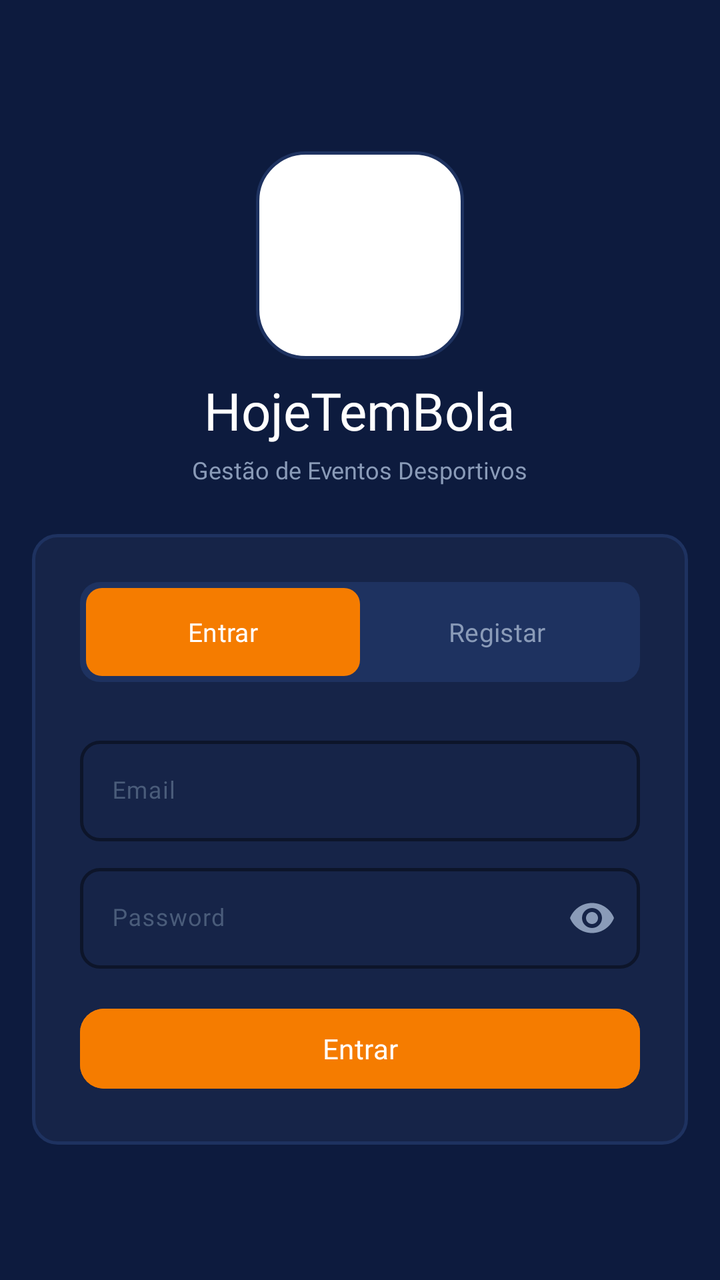
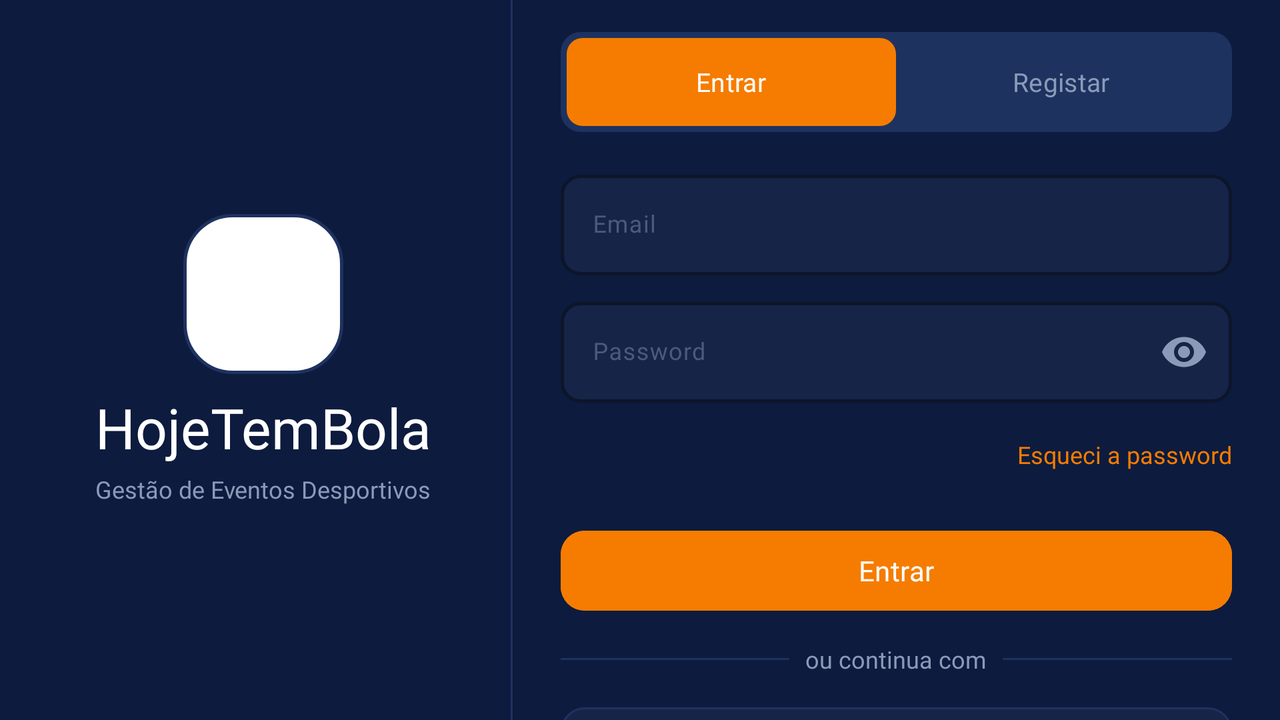

The same Android screen from two of the app's own layout files: first res/layout/ as a phone draws it, then the repository's variant for another configuration, drawn on a device whose configuration selects that folder. Both files follow.
<!-- AndroidManifest.xml: application theme Theme.HojeTemBola -->
<!-- res/layout/fragment_login.xml -->
<?xml version="1.0" encoding="utf-8"?>
<androidx.core.widget.NestedScrollView
    xmlns:android="http://schemas.android.com/apk/res/android"
    xmlns:app="http://schemas.android.com/apk/res-auto"
    android:layout_width="match_parent"
    android:layout_height="match_parent"
    android:background="@color/bg_primary"
    android:fillViewport="true">

    <LinearLayout
        android:layout_width="match_parent"
        android:layout_height="match_parent"
        android:gravity="center"
        android:orientation="vertical"
        android:paddingStart="@dimen/screen_padding"
        android:paddingEnd="@dimen/screen_padding"
        android:paddingTop="@dimen/spacing_xxl"
        android:paddingBottom="@dimen/spacing_xl">

        
        <FrameLayout
            android:layout_width="104dp"
            android:layout_height="104dp"
            android:layout_marginBottom="@dimen/spacing_sm"
            android:background="@drawable/bg_logo_container"
            android:clipChildren="true"
            android:padding="8dp">

            <ImageView
                android:layout_width="match_parent"
                android:layout_height="match_parent"
                android:contentDescription="@string/cd_logo_app"
                android:scaleType="centerCrop"
                android:src="@drawable/logo_htb" />

        </FrameLayout>

        <TextView
            android:layout_width="wrap_content"
            android:layout_height="wrap_content"
            android:fontFamily="@font/poppins_bold"
            android:text="@string/app_name"
            android:textColor="@color/text_primary"
            android:textSize="26sp" />

        <TextView
            android:layout_width="wrap_content"
            android:layout_height="wrap_content"
            android:layout_marginTop="@dimen/spacing_xs"
            android:fontFamily="@font/poppins_regular"
            android:gravity="center"
            android:text="@string/app_subtitle"
            android:textColor="@color/text_secondary"
            android:textSize="@dimen/text_body" />

        
        <LinearLayout
            android:layout_width="match_parent"
            android:layout_height="wrap_content"
            android:layout_marginTop="@dimen/spacing_xl"
            android:background="@drawable/bg_auth_card"
            android:orientation="vertical"
            android:padding="@dimen/spacing_xl">

            
            <LinearLayout
                android:layout_width="match_parent"
                android:layout_height="wrap_content"
                android:background="@drawable/bg_tab_container"
                android:padding="3dp">

                <com.google.android.material.tabs.TabLayout
                    android:id="@+id/tabLayout"
                    android:layout_width="match_parent"
                    android:layout_height="44dp"
                    android:background="@android:color/transparent"
                    app:tabBackground="@drawable/bg_tab_selector"
                    app:tabGravity="fill"
                    app:tabIndicatorHeight="0dp"
                    app:tabMode="fixed"
                    app:tabSelectedTextColor="@color/white"
                    app:tabTextAppearance="@style/TextAppearance.HojeTemBola.Tab"
                    app:tabTextColor="@color/text_secondary">

                    <com.google.android.material.tabs.TabItem
                        android:layout_width="wrap_content"
                        android:layout_height="wrap_content"
                        android:text="@string/entrar" />

                    <com.google.android.material.tabs.TabItem
                        android:layout_width="wrap_content"
                        android:layout_height="wrap_content"
                        android:text="@string/registar" />

                </com.google.android.material.tabs.TabLayout>

            </LinearLayout>

            
            <com.google.android.material.textfield.TextInputLayout
                android:id="@+id/tilEmail"
                style="@style/Widget.HojeTemBola.TextInputLayout"
                android:layout_width="match_parent"
                android:layout_height="wrap_content"
                android:layout_marginTop="@dimen/spacing_xl"
                android:hint="@string/email">

                <com.google.android.material.textfield.TextInputEditText
                    android:id="@+id/etEmail"
                    android:layout_width="match_parent"
                    android:layout_height="wrap_content"
                    android:fontFamily="@font/poppins_regular"
                    android:inputType="textEmailAddress"
                    android:maxLines="1"
                    android:textColor="@color/text_primary"
                    android:textSize="@dimen/text_body" />

            </com.google.android.material.textfield.TextInputLayout>

            
            <com.google.android.material.textfield.TextInputLayout
                android:id="@+id/tilPassword"
                style="@style/Widget.HojeTemBola.TextInputLayout"
                android:layout_width="match_parent"
                android:layout_height="wrap_content"
                android:layout_marginTop="@dimen/spacing_sm"
                android:hint="@string/password"
                app:endIconMode="password_toggle"
                app:endIconTint="@color/text_secondary">

                <com.google.android.material.textfield.TextInputEditText
                    android:id="@+id/etPassword"
                    android:layout_width="match_parent"
                    android:layout_height="wrap_content"
                    android:fontFamily="@font/poppins_regular"
                    android:inputType="textPassword"
                    android:maxLines="1"
                    android:textColor="@color/text_primary"
                    android:textSize="@dimen/text_body" />

            </com.google.android.material.textfield.TextInputLayout>

            
            <Button
                android:id="@+id/btnEntrar"
                style="@style/Widget.HojeTemBola.Button.Primary"
                android:layout_width="match_parent"
                android:layout_height="@dimen/button_height"
                android:layout_marginTop="@dimen/spacing_lg"
                android:text="@string/entrar" />

        </LinearLayout>
    </LinearLayout>

</androidx.core.widget.NestedScrollView>
<!-- resources referenced by this layout -->
<resources>
  <color name="bg_primary">#0D1B3E</color>
  <color name="text_primary">#FFFFFF</color>
  <color name="text_secondary">#8A9BB8</color>
  <color name="white">#FFFFFFFF</color>
  <dimen name="button_height">48dp</dimen>
  <dimen name="screen_padding">16dp</dimen>
  <dimen name="spacing_lg">16dp</dimen>
  <dimen name="spacing_sm">8dp</dimen>
  <dimen name="spacing_xl">24dp</dimen>
  <dimen name="spacing_xs">4dp</dimen>
  <dimen name="spacing_xxl">32dp</dimen>
  <dimen name="text_body">12sp</dimen>
  <!-- drawable bg_auth_card (drawable) -->
  <?xml version="1.0" encoding="utf-8"?>
  <shape xmlns:android="http://schemas.android.com/apk/res/android"
      android:shape="rectangle">
      <solid android:color="@color/bg_surface" />
      <stroke
          android:width="@dimen/border_width"
          android:color="@color/bg_border" />
      <corners android:radius="@dimen/card_radius" />
  </shape>
  <!-- drawable bg_logo_container (drawable) -->
  <?xml version="1.0" encoding="utf-8"?>
  <shape xmlns:android="http://schemas.android.com/apk/res/android"
      android:shape="rectangle">
      <corners android:radius="24dp" />
      <solid android:color="#FFFFFF" />
      <stroke
          android:width="1.5dp"
          android:color="#1E3260" />
  </shape>
  <!-- drawable bg_tab_container (drawable) -->
  <?xml version="1.0" encoding="utf-8"?>
  <shape xmlns:android="http://schemas.android.com/apk/res/android"
      android:shape="rectangle">
      <solid android:color="@color/bg_border" />
      <corners android:radius="@dimen/input_radius" />
  </shape>
  <string name="app_name">HojeTemBola</string>
  <string name="app_subtitle">Gestão de Eventos Desportivos</string>
  <string name="cd_logo_app">Logótipo HojeTemBola</string>
  <string name="email">Email</string>
  <string name="entrar">Entrar</string>
  <string name="password">Password</string>
  <string name="registar">Registar</string>
  <style name="TextAppearance.HojeTemBola.Tab" parent="TextAppearance.Material3.LabelLarge">
          <item name="fontFamily">@font/poppins_semi_bold</item>
          <item name="android:textSize">13sp</item>
          <item name="android:textAllCaps">false</item>
      </style>
  <style name="Widget.HojeTemBola.Button.Primary" parent="Widget.Material3.Button">
          <item name="android:backgroundTint">@color/orange</item>
          <item name="android:textColor">@color/white</item>
          <item name="android:textSize">14sp</item>
          <item name="cornerRadius">@dimen/button_radius</item>
          <item name="fontFamily">@font/poppins_semi_bold</item>
      </style>
  <style name="Widget.HojeTemBola.TextInputLayout" parent="Widget.Material3.TextInputLayout.OutlinedBox">
          <item name="boxBackgroundColor">@color/bg_surface</item>
          <item name="boxStrokeColor">@color/bg_border</item>
          <item name="boxStrokeWidth">1.5dp</item>
          <item name="hintTextColor">@color/text_muted</item>
          <item name="android:textColorHint">@color/text_muted</item>
          <item name="shapeAppearanceOverlay">@style/ShapeAppearance.HojeTemBola.Input</item>
      </style>
  <style name="Theme.HojeTemBola" parent="Base.Theme.HojeTemBola" />
  <color name="bg_surface">#162448</color>
  <dimen name="border_width">1.5dp</dimen>
  <color name="bg_border">#1E3260</color>
  <dimen name="card_radius">12dp</dimen>
  <dimen name="input_radius">10dp</dimen>
  <color name="orange">#F57C00</color>
  <dimen name="button_radius">12dp</dimen>
  <color name="text_muted">#4A5C7A</color>
  <style name="ShapeAppearance.HojeTemBola.Input" parent="">
          <item name="cornerFamily">rounded</item>
          <item name="cornerSize">@dimen/input_radius</item>
      </style>
  <color name="green">#4CAF50</color>
  <!-- some entries are left out for length -->
</resources>
<!-- res/layout-land/fragment_login.xml (the repository's variant of the layout above) -->
<!-- drawn on the phone turned sideways -->
<?xml version="1.0" encoding="utf-8"?>
<LinearLayout
    xmlns:android="http://schemas.android.com/apk/res/android"
    xmlns:app="http://schemas.android.com/apk/res-auto"
    android:layout_width="match_parent"
    android:layout_height="match_parent"
    android:background="@color/bg_primary"
    android:orientation="horizontal">

    
    <LinearLayout
        android:layout_width="0dp"
        android:layout_height="match_parent"
        android:layout_weight="2"
        android:gravity="center"
        android:orientation="vertical"
        android:paddingStart="@dimen/spacing_xxl"
        android:paddingEnd="@dimen/spacing_xl">

        <FrameLayout
            android:layout_width="80dp"
            android:layout_height="80dp"
            android:layout_marginBottom="@dimen/spacing_sm"
            android:background="@drawable/bg_logo_container"
            android:clipChildren="true"
            android:padding="6dp">

            <ImageView
                android:layout_width="match_parent"
                android:layout_height="match_parent"
                android:contentDescription="@string/cd_logo_app"
                android:scaleType="centerCrop"
                android:src="@drawable/logo_htb" />

        </FrameLayout>

        <TextView
            android:layout_width="wrap_content"
            android:layout_height="wrap_content"
            android:fontFamily="@font/poppins_bold"
            android:text="@string/app_name"
            android:textColor="@color/text_primary"
            android:textSize="28sp" />

        <TextView
            android:layout_width="wrap_content"
            android:layout_height="wrap_content"
            android:layout_marginTop="@dimen/spacing_xs"
            android:fontFamily="@font/poppins_regular"
            android:gravity="center"
            android:text="@string/app_subtitle"
            android:textColor="@color/text_secondary"
            android:textSize="@dimen/text_body" />

    </LinearLayout>

    
    <View
        android:layout_width="1dp"
        android:layout_height="match_parent"
        android:background="@color/bg_border" />

    
    <androidx.core.widget.NestedScrollView
        android:layout_width="0dp"
        android:layout_height="match_parent"
        android:layout_weight="3"
        android:fillViewport="true">

        <LinearLayout
            android:layout_width="match_parent"
            android:layout_height="match_parent"
            android:gravity="center"
            android:orientation="vertical"
            android:paddingStart="@dimen/spacing_xl"
            android:paddingEnd="@dimen/spacing_xl"
            android:paddingTop="@dimen/spacing_lg"
            android:paddingBottom="@dimen/spacing_lg">

            
            <LinearLayout
                android:layout_width="match_parent"
                android:layout_height="wrap_content"
                android:background="@drawable/bg_tab_container"
                android:padding="3dp">

                <com.google.android.material.tabs.TabLayout
                    android:id="@+id/tabLayout"
                    android:layout_width="match_parent"
                    android:layout_height="44dp"
                    android:background="@android:color/transparent"
                    app:tabBackground="@drawable/bg_tab_selector"
                    app:tabGravity="fill"
                    app:tabIndicatorHeight="0dp"
                    app:tabMode="fixed"
                    app:tabSelectedTextColor="@color/white"
                    app:tabTextAppearance="@style/TextAppearance.HojeTemBola.Tab"
                    app:tabTextColor="@color/text_secondary">

                    <com.google.android.material.tabs.TabItem
                        android:layout_width="wrap_content"
                        android:layout_height="wrap_content"
                        android:text="@string/entrar" />

                    <com.google.android.material.tabs.TabItem
                        android:layout_width="wrap_content"
                        android:layout_height="wrap_content"
                        android:text="@string/registar" />

                </com.google.android.material.tabs.TabLayout>

            </LinearLayout>

            
            <com.google.android.material.textfield.TextInputLayout
                android:id="@+id/tilEmail"
                style="@style/Widget.HojeTemBola.TextInputLayout"
                android:layout_width="match_parent"
                android:layout_height="wrap_content"
                android:layout_marginTop="@dimen/spacing_lg"
                android:hint="@string/email">

                <com.google.android.material.textfield.TextInputEditText
                    android:id="@+id/etEmail"
                    android:layout_width="match_parent"
                    android:layout_height="wrap_content"
                    android:fontFamily="@font/poppins_regular"
                    android:inputType="textEmailAddress"
                    android:maxLines="1"
                    android:textColor="@color/text_primary"
                    android:textSize="@dimen/text_body" />

            </com.google.android.material.textfield.TextInputLayout>

            
            <com.google.android.material.textfield.TextInputLayout
                android:id="@+id/tilPassword"
                style="@style/Widget.HojeTemBola.TextInputLayout"
                android:layout_width="match_parent"
                android:layout_height="wrap_content"
                android:layout_marginTop="@dimen/spacing_sm"
                android:hint="@string/password"
                app:endIconMode="password_toggle"
                app:endIconTint="@color/text_secondary">

                <com.google.android.material.textfield.TextInputEditText
                    android:id="@+id/etPassword"
                    android:layout_width="match_parent"
                    android:layout_height="wrap_content"
                    android:fontFamily="@font/poppins_regular"
                    android:inputType="textPassword"
                    android:maxLines="1"
                    android:textColor="@color/text_primary"
                    android:textSize="@dimen/text_body" />

            </com.google.android.material.textfield.TextInputLayout>

            
            <TextView
                android:id="@+id/btnEsqueciPassword"
                android:layout_width="wrap_content"
                android:layout_height="wrap_content"
                android:layout_gravity="end"
                android:layout_marginTop="@dimen/spacing_xs"
                android:clickable="true"
                android:focusable="true"
                android:fontFamily="@font/poppins_regular"
                android:gravity="center_vertical"
                android:minHeight="44dp"
                android:paddingStart="@dimen/spacing_sm"
                android:text="@string/esqueci_password"
                android:textColor="@color/orange"
                android:textSize="@dimen/text_body" />

            
            <Button
                android:id="@+id/btnEntrar"
                style="@style/Widget.HojeTemBola.Button.Primary"
                android:layout_width="match_parent"
                android:layout_height="@dimen/button_height"
                android:layout_marginTop="@dimen/spacing_md"
                android:text="@string/entrar" />

            
            <LinearLayout
                android:layout_width="match_parent"
                android:layout_height="wrap_content"
                android:layout_marginTop="@dimen/spacing_md"
                android:layout_marginBottom="@dimen/spacing_md"
                android:gravity="center_vertical"
                android:orientation="horizontal">

                <View
                    android:layout_width="0dp"
                    android:layout_height="1dp"
                    android:layout_weight="1"
                    android:background="@color/bg_border" />

                <TextView
                    android:layout_width="wrap_content"
                    android:layout_height="wrap_content"
                    android:layout_marginStart="@dimen/spacing_sm"
                    android:layout_marginEnd="@dimen/spacing_sm"
                    android:fontFamily="@font/poppins_regular"
                    android:text="@string/ou_continua_com"
                    android:textColor="@color/text_secondary"
                    android:textSize="@dimen/text_body" />

                <View
                    android:layout_width="0dp"
                    android:layout_height="1dp"
                    android:layout_weight="1"
                    android:background="@color/bg_border" />

            </LinearLayout>

            
            <com.google.android.material.button.MaterialButton
                android:id="@+id/btnGoogle"
                style="@style/Widget.HojeTemBola.Button.Secondary"
                android:layout_width="match_parent"
                android:layout_height="@dimen/button_height"
                android:fontFamily="@font/poppins_semi_bold"
                android:text="@string/continuar_com_google"
                android:textColor="@color/text_primary"
                app:icon="@drawable/ic_google"
                app:iconGravity="textStart"
                app:iconSize="18dp"
                app:iconTint="@null" />

            
            <LinearLayout
                android:layout_width="match_parent"
                android:layout_height="wrap_content"
                android:layout_marginTop="@dimen/spacing_sm"
                android:orientation="horizontal"
                android:weightSum="2">

                <Button
                    android:id="@+id/btnDevLoginOrganizador"
                    style="@style/Widget.HojeTemBola.Button.Primary"
                    android:layout_width="0dp"
                    android:layout_height="@dimen/button_height"
                    android:layout_weight="1"
                    android:layout_marginEnd="@dimen/spacing_xs"
                    android:textSize="11sp"
                    android:text="⚡ Organizador" />

                <Button
                    android:id="@+id/btnDevLoginUser"
                    style="@style/Widget.HojeTemBola.Button.Primary"
                    android:layout_width="0dp"
                    android:layout_height="@dimen/button_height"
                    android:layout_weight="1"
                    android:layout_marginStart="@dimen/spacing_xs"
                    android:textSize="11sp"
                    android:text="⚡ Utilizador" />

            </LinearLayout>

        </LinearLayout>

    </androidx.core.widget.NestedScrollView>

</LinearLayout>
<!-- resources referenced by the variant -->
<!-- as the phone turned sideways resolves them -->
<resources>
  <color name="bg_border">#1E3260</color>
  <color name="bg_primary">#0D1B3E</color>
  <color name="orange">#F57C00</color>
  <color name="text_primary">#FFFFFF</color>
  <color name="text_secondary">#8A9BB8</color>
  <color name="white">#FFFFFFFF</color>
  <dimen name="button_height">48dp</dimen>
  <dimen name="spacing_lg">16dp</dimen>
  <dimen name="spacing_md">12dp</dimen>
  <dimen name="spacing_sm">8dp</dimen>
  <dimen name="spacing_xl">24dp</dimen>
  <dimen name="spacing_xs">4dp</dimen>
  <dimen name="spacing_xxl">32dp</dimen>
  <dimen name="text_body">12sp</dimen>
  <!-- drawable bg_logo_container (drawable) -->
  <?xml version="1.0" encoding="utf-8"?>
  <shape xmlns:android="http://schemas.android.com/apk/res/android"
      android:shape="rectangle">
      <corners android:radius="24dp" />
      <solid android:color="#FFFFFF" />
      <stroke
          android:width="1.5dp"
          android:color="#1E3260" />
  </shape>
  <!-- drawable bg_tab_container (drawable) -->
  <?xml version="1.0" encoding="utf-8"?>
  <shape xmlns:android="http://schemas.android.com/apk/res/android"
      android:shape="rectangle">
      <solid android:color="@color/bg_border" />
      <corners android:radius="@dimen/input_radius" />
  </shape>
  <string name="app_name">HojeTemBola</string>
  <string name="app_subtitle">Gestão de Eventos Desportivos</string>
  <string name="cd_logo_app">Logótipo HojeTemBola</string>
  <string name="continuar_com_google">Continuar com Google</string>
  <string name="email">Email</string>
  <string name="entrar">Entrar</string>
  <string name="esqueci_password">Esqueci a password</string>
  <string name="ou_continua_com">ou continua com</string>
  <string name="password">Password</string>
  <string name="registar">Registar</string>
  <style name="TextAppearance.HojeTemBola.Tab" parent="TextAppearance.Material3.LabelLarge">
          <item name="fontFamily">@font/poppins_semi_bold</item>
          <item name="android:textSize">13sp</item>
          <item name="android:textAllCaps">false</item>
      </style>
  <style name="Widget.HojeTemBola.Button.Primary" parent="Widget.Material3.Button">
          <item name="android:backgroundTint">@color/orange</item>
          <item name="android:textColor">@color/white</item>
          <item name="android:textSize">14sp</item>
          <item name="cornerRadius">@dimen/button_radius</item>
          <item name="fontFamily">@font/poppins_semi_bold</item>
      </style>
  <style name="Widget.HojeTemBola.Button.Secondary" parent="Widget.Material3.Button.OutlinedButton">
          <item name="android:backgroundTint">@color/bg_surface</item>
          <item name="strokeColor">@color/bg_border</item>
          <item name="android:textColor">@color/text_secondary</item>
          <item name="cornerRadius">@dimen/button_radius</item>
          <item name="fontFamily">@font/poppins_semi_bold</item>
      </style>
  <style name="Widget.HojeTemBola.TextInputLayout" parent="Widget.Material3.TextInputLayout.OutlinedBox">
          <item name="boxBackgroundColor">@color/bg_surface</item>
          <item name="boxStrokeColor">@color/bg_border</item>
          <item name="boxStrokeWidth">1.5dp</item>
          <item name="hintTextColor">@color/text_muted</item>
          <item name="android:textColorHint">@color/text_muted</item>
          <item name="shapeAppearanceOverlay">@style/ShapeAppearance.HojeTemBola.Input</item>
      </style>
  <style name="Theme.HojeTemBola" parent="Base.Theme.HojeTemBola" />
  <dimen name="input_radius">10dp</dimen>
  <dimen name="button_radius">12dp</dimen>
  <color name="bg_surface">#162448</color>
  <color name="text_muted">#4A5C7A</color>
  <style name="ShapeAppearance.HojeTemBola.Input" parent="">
          <item name="cornerFamily">rounded</item>
          <item name="cornerSize">@dimen/input_radius</item>
      </style>
  <color name="green">#4CAF50</color>
  <!-- some entries are left out for length -->
</resources>
